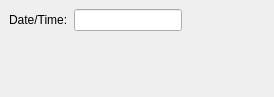
<ui version="4.0" >
 <class>ArgSetUTCINDI</class>
 <widget class="QWidget" name="ArgSetUTCINDI" >
  <property name="geometry" >
   <rect>
    <x>0</x>
    <y>0</y>
    <width>274</width>
    <height>97</height>
   </rect>
  </property>
  <layout class="QVBoxLayout" >
   <property name="spacing" >
    <number>6</number>
   </property>
   <property name="margin" >
    <number>9</number>
   </property>
   <item>
    <layout class="QHBoxLayout" >
     <property name="spacing" >
      <number>6</number>
     </property>
     <property name="margin" >
      <number>0</number>
     </property>
     <item>
      <widget class="QLabel" name="textLabel1_2" >
       <property name="text" >
        <string>Date/Time:</string>
       </property>
      </widget>
     </item>
     <item>
      <widget class="KLineEdit" name="UTC" />
     </item>
     <item>
      <spacer>
       <property name="orientation" >
        <enum>Qt::Horizontal</enum>
       </property>
       <property name="sizeType" >
        <enum>QSizePolicy::Expanding</enum>
       </property>
       <property name="sizeHint" stdset="0" >
        <size>
         <width>71</width>
         <height>16</height>
        </size>
       </property>
      </spacer>
     </item>
    </layout>
   </item>
   <item>
    <spacer>
     <property name="orientation" >
      <enum>Qt::Vertical</enum>
     </property>
     <property name="sizeType" >
      <enum>QSizePolicy::Expanding</enum>
     </property>
     <property name="sizeHint" stdset="0" >
      <size>
       <width>254</width>
       <height>16</height>
      </size>
     </property>
    </spacer>
   </item>
  </layout>
 </widget>
 <layoutdefault spacing="6" margin="11" />
 <pixmapfunction>qPixmapFromMimeSource</pixmapfunction>
 <customwidgets>
  <customwidget>
   <class>KLineEdit</class>
   <extends>QLineEdit</extends>
   <header>klineedit.h</header>
  </customwidget>
 </customwidgets>
 <resources/>
 <connections/>
</ui>
